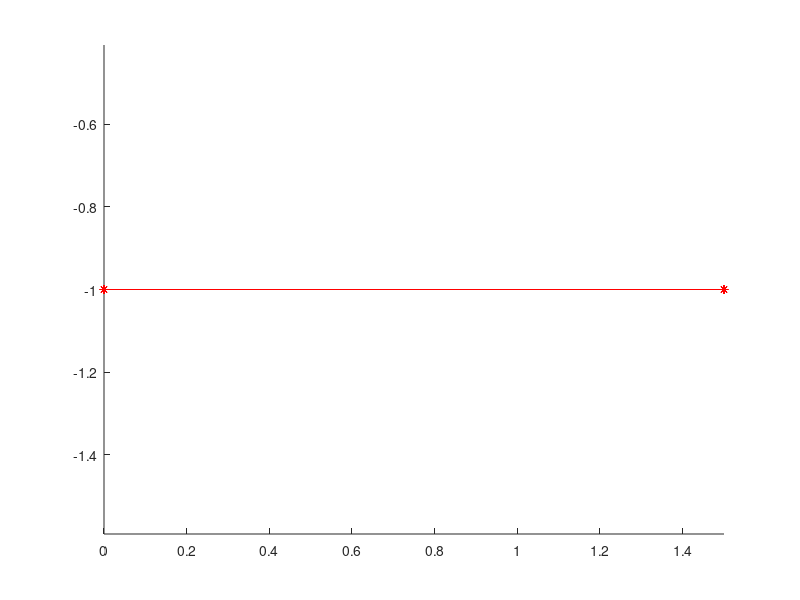

This figure's MATLAB source:
function plotLightCurtain()
    bottomLeft = [0, -1, -0.7971];
    topRight = [1.5, -1, 0];
    laserCenters = 0.1;
    laserArraySize = 1/laserCenters;
    laserStartPoint = zeros(laserArraySize, 3);
    laserEndPoint = zeros(laserArraySize, 3);
    
    for i = 1:laserArraySize
        z = bottomLeft(3) + (i-1) * laserCenters;
        laserStartPoint(i, :) = [bottomLeft(1), bottomLeft(2), z];
        laserEndPoint(i, :) = [topRight(1), topRight(2), z];
    end

    for i = 1 : laserArraySize           
        hold on;
        plot3(laserStartPoint(i, 1),laserStartPoint(i, 2),laserStartPoint(i, 3) ,'r*');
        plot3(laserEndPoint(i, 1),laserEndPoint(i, 2),laserEndPoint(i, 3) ,'r*');
        plot3([laserStartPoint(i, 1),laserEndPoint(i, 1)],[laserStartPoint(i, 2),laserEndPoint(i, 2)],[laserStartPoint(i, 3),laserEndPoint(i, 3)] ,'r');
        axis equal
    
    end
end